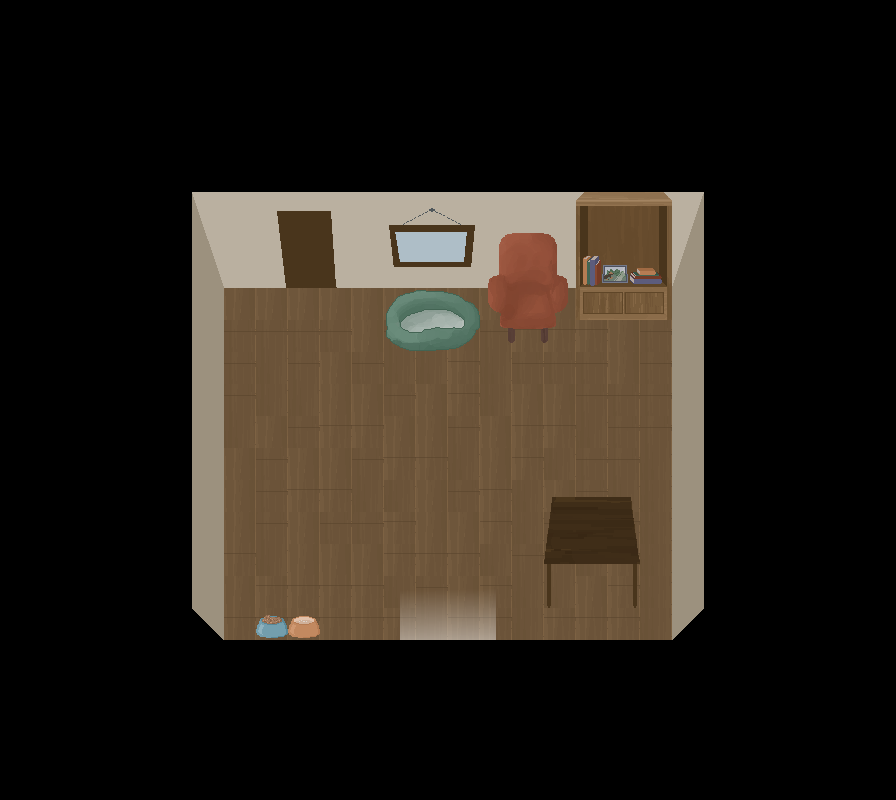

Tiled map render using the project's own tile images. Description and the whole map definition, tile-layer contents included, below:
An orthogonal 28x25 tile map with 32x32 px tiles, 3 tile layers (Calque de Tuiles 1, Calque de Tuiles 2, Calque de Tuiles 3).

<map version="1.9" tiledversion="1.9.2" orientation="orthogonal" renderorder="right-down" width="28" height="25" tilewidth="32" tileheight="32" infinite="0" nextlayerid="4" nextobjectid="1">
 <tileset firstgid="1" name="tileset_interieur" tilewidth="32" tileheight="32" tilecount="196" columns="14">
  <image source="tileset_interieur.png" width="448" height="448" />
  <tile id="0">
   <properties>
    <property name="estSolide" type="bool" value="true" />
   </properties>
  </tile>
  <tile id="1">
   <properties>
    <property name="estSolide" type="bool" value="true" />
   </properties>
  </tile>
  <tile id="2">
   <properties>
    <property name="estSolide" type="bool" value="true" />
   </properties>
  </tile>
  <tile id="3">
   <properties>
    <property name="estSolide" type="bool" value="true" />
   </properties>
  </tile>
  <tile id="4">
   <properties>
    <property name="estSolide" type="bool" value="true" />
   </properties>
  </tile>
  <tile id="5">
   <properties>
    <property name="estSolide" type="bool" value="true" />
   </properties>
  </tile>
  <tile id="6">
   <properties>
    <property name="estSolide" type="bool" value="true" />
   </properties>
  </tile>
  <tile id="14">
   <properties>
    <property name="estSolide" type="bool" value="true" />
   </properties>
  </tile>
  <tile id="15">
   <properties>
    <property name="estSolide" type="bool" value="true" />
   </properties>
  </tile>
  <tile id="16">
   <properties>
    <property name="estSolide" type="bool" value="true" />
   </properties>
  </tile>
  <tile id="17">
   <properties>
    <property name="estSolide" type="bool" value="true" />
   </properties>
  </tile>
  <tile id="18">
   <properties>
    <property name="estSolide" type="bool" value="true" />
   </properties>
  </tile>
  <tile id="19">
   <properties>
    <property name="estSolide" type="bool" value="true" />
   </properties>
  </tile>
  <tile id="20">
   <properties>
    <property name="estSolide" type="bool" value="true" />
   </properties>
  </tile>
  <tile id="28">
   <properties>
    <property name="estSolide" type="bool" value="true" />
   </properties>
  </tile>
  <tile id="29">
   <properties>
    <property name="estSolide" type="bool" value="true" />
   </properties>
  </tile>
  <tile id="30">
   <properties>
    <property name="estSolide" type="bool" value="true" />
   </properties>
  </tile>
  <tile id="31">
   <properties>
    <property name="estSolide" type="bool" value="true" />
   </properties>
  </tile>
  <tile id="32">
   <properties>
    <property name="estSolide" type="bool" value="true" />
   </properties>
  </tile>
  <tile id="33">
   <properties>
    <property name="estSolide" type="bool" value="true" />
   </properties>
  </tile>
  <tile id="34">
   <properties>
    <property name="estSolide" type="bool" value="true" />
   </properties>
  </tile>
  <tile id="42">
   <properties>
    <property name="estSolide" type="bool" value="true" />
   </properties>
  </tile>
  <tile id="45">
   <properties>
    <property name="estSolide" type="bool" value="true" />
   </properties>
  </tile>
  <tile id="46">
   <properties>
    <property name="estSolide" type="bool" value="true" />
   </properties>
  </tile>
  <tile id="47">
   <properties>
    <property name="estSolide" type="bool" value="true" />
   </properties>
  </tile>
  <tile id="48">
   <properties>
    <property name="estSolide" type="bool" value="true" />
   </properties>
  </tile>
  <tile id="56">
   <properties>
    <property name="estSolide" type="bool" value="true" />
   </properties>
  </tile>
  <tile id="59">
   <properties>
    <property name="estSolide" type="bool" value="true" />
   </properties>
  </tile>
  <tile id="70">
   <properties>
    <property name="estSolide" type="bool" value="true" />
   </properties>
  </tile>
  <tile id="71">
   <properties>
    <property name="estSolide" type="bool" value="true" />
   </properties>
  </tile>
  <tile id="72">
   <properties>
    <property name="estSolide" type="bool" value="true" />
   </properties>
  </tile>
  <tile id="73">
   <properties>
    <property name="estSolide" type="bool" value="true" />
   </properties>
  </tile>
  <tile id="74">
   <properties>
    <property name="estSolide" type="bool" value="true" />
   </properties>
  </tile>
  <tile id="75">
   <properties>
    <property name="estSolide" type="bool" value="true" />
   </properties>
  </tile>
  <tile id="76">
   <properties>
    <property name="estSolide" type="bool" value="true" />
   </properties>
  </tile>
  <tile id="77">
   <properties>
    <property name="estSolide" type="bool" value="true" />
   </properties>
  </tile>
  <tile id="84">
   <properties>
    <property name="estSolide" type="bool" value="true" />
   </properties>
  </tile>
  <tile id="85">
   <properties>
    <property name="estSolide" type="bool" value="true" />
   </properties>
  </tile>
  <tile id="86">
   <properties>
    <property name="estSolide" type="bool" value="true" />
   </properties>
  </tile>
  <tile id="87">
   <properties>
    <property name="estSolide" type="bool" value="true" />
   </properties>
  </tile>
  <tile id="88">
   <properties>
    <property name="estSolide" type="bool" value="true" />
   </properties>
  </tile>
  <tile id="89">
   <properties>
    <property name="estSolide" type="bool" value="true" />
   </properties>
  </tile>
  <tile id="91">
   <properties>
    <property name="estSolide" type="bool" value="true" />
   </properties>
  </tile>
  <tile id="98">
   <properties>
    <property name="estSolide" type="bool" value="true" />
   </properties>
  </tile>
  <tile id="99">
   <properties>
    <property name="estSolide" type="bool" value="true" />
   </properties>
  </tile>
  <tile id="100">
   <properties>
    <property name="estSolide" type="bool" value="true" />
   </properties>
  </tile>
  <tile id="101">
   <properties>
    <property name="estSolide" type="bool" value="true" />
   </properties>
  </tile>
  <tile id="102">
   <properties>
    <property name="estSolide" type="bool" value="true" />
   </properties>
  </tile>
  <tile id="103">
   <properties>
    <property name="estSolide" type="bool" value="true" />
   </properties>
  </tile>
  <tile id="104">
   <properties>
    <property name="estSolide" type="bool" value="true" />
   </properties>
  </tile>
  <tile id="112">
   <properties>
    <property name="estSolide" type="bool" value="true" />
   </properties>
  </tile>
  <tile id="113">
   <properties>
    <property name="estSolide" type="bool" value="true" />
   </properties>
  </tile>
  <tile id="114">
   <properties>
    <property name="estSolide" type="bool" value="true" />
   </properties>
  </tile>
  <tile id="115">
   <properties>
    <property name="estSolide" type="bool" value="true" />
   </properties>
  </tile>
  <tile id="116">
   <properties>
    <property name="estSolide" type="bool" value="true" />
   </properties>
  </tile>
  <tile id="117">
   <properties>
    <property name="estSolide" type="bool" value="true" />
   </properties>
  </tile>
  <tile id="118">
   <properties>
    <property name="estSolide" type="bool" value="true" />
   </properties>
  </tile>
  <tile id="129">
   <properties>
    <property name="estSolide" type="bool" value="true" />
   </properties>
  </tile>
  <tile id="130">
   <properties>
    <property name="estSolide" type="bool" value="true" />
   </properties>
  </tile>
  <tile id="131">
   <properties>
    <property name="estSolide" type="bool" value="true" />
   </properties>
  </tile>
  <tile id="132">
   <properties>
    <property name="estSolide" type="bool" value="true" />
   </properties>
  </tile>
 </tileset>
 <layer id="1" name="Calque de Tuiles 1" width="28" height="25">
  <data encoding="csv">
92,92,92,92,92,92,92,92,92,92,92,92,92,92,92,92,92,92,92,92,92,92,92,92,92,92,92,92,
92,92,92,92,92,92,92,92,92,92,92,92,92,92,92,92,92,92,92,92,92,92,92,92,92,92,92,92,
92,92,92,92,92,92,92,92,92,92,92,92,92,92,92,92,92,92,92,92,92,92,92,92,92,92,92,92,
92,92,92,92,92,92,92,92,92,92,92,92,92,92,92,92,92,92,92,92,92,92,92,92,92,92,92,92,
92,92,92,92,92,92,92,92,92,92,92,92,92,92,92,92,92,92,92,92,92,92,92,92,92,92,92,92,
92,92,92,92,92,92,92,92,92,92,92,92,92,92,92,92,92,92,92,92,92,92,92,92,92,92,92,92,
92,92,92,92,92,92,1,2,2,2,2,2,2,2,2,2,2,2,2,2,3,4,92,92,92,92,92,92,
92,92,92,92,92,92,15,16,16,16,16,16,16,16,16,16,16,16,16,16,17,18,92,92,92,92,92,92,
92,92,92,92,92,92,29,30,30,30,30,30,30,30,30,30,30,30,30,30,31,32,92,92,92,92,92,92,
92,92,92,92,92,92,43,44,44,44,44,44,44,44,44,44,44,44,44,44,45,43,92,92,92,92,92,92,
92,92,92,92,92,92,43,45,45,45,45,44,45,45,44,45,58,58,58,44,45,43,92,92,92,92,92,92,
92,92,92,92,92,92,43,45,59,45,44,45,59,59,58,59,45,45,45,44,45,43,92,92,92,92,92,92,
92,92,92,92,92,92,43,45,59,59,44,44,45,44,58,59,44,44,45,45,45,43,92,92,92,92,92,92,
92,92,92,92,92,92,43,59,44,45,58,58,44,44,45,44,58,58,59,45,45,43,92,92,92,92,92,92,
92,92,92,92,92,92,43,44,45,44,44,45,58,58,59,44,58,59,45,45,59,43,92,92,92,92,92,92,
92,92,92,92,92,92,43,44,45,58,58,59,59,44,45,58,59,44,45,59,59,43,92,92,92,92,92,92,
92,92,92,92,92,92,43,44,45,44,45,45,58,44,44,58,59,45,45,58,59,43,92,92,92,92,92,92,
92,92,92,92,92,92,43,58,59,44,44,44,58,58,58,59,45,45,59,58,59,43,92,92,92,92,92,92,
92,92,92,92,92,92,43,44,58,58,58,58,59,45,44,58,59,59,44,58,59,43,92,92,92,92,92,92,
92,92,92,92,92,92,57,58,58,58,58,58,58,59,58,58,59,58,58,58,59,60,92,92,92,92,92,92,
92,92,92,92,92,92,92,92,92,92,92,92,92,92,92,92,92,92,92,92,92,92,92,92,92,92,92,92,
92,92,92,92,92,92,92,92,92,92,92,92,92,92,92,92,92,92,92,92,92,92,92,92,92,92,92,92,
92,92,92,92,92,92,92,92,92,92,92,92,92,92,92,92,92,92,92,92,92,92,92,92,92,92,92,92,
92,92,92,92,92,92,92,92,92,92,92,92,92,92,92,92,92,92,92,92,92,92,92,92,92,92,92,92,
92,92,92,92,92,92,92,92,92,92,92,92,92,92,92,92,92,92,92,92,92,92,92,92,92,92,92,92
</data>
 </layer>
 <layer id="2" name="Calque de Tuiles 2" width="28" height="25">
  <data encoding="csv">
0,0,0,0,0,0,0,0,0,0,0,0,0,0,0,0,0,0,0,0,0,0,0,0,0,0,0,0,
0,0,0,0,0,0,0,0,0,0,0,0,0,0,0,0,0,0,0,0,0,0,0,0,0,0,0,0,
0,0,0,0,0,0,0,0,0,0,0,0,0,0,0,0,0,0,0,0,0,0,0,0,0,0,0,0,
0,0,0,0,0,0,0,0,0,0,0,0,0,0,0,0,0,0,0,0,0,0,0,0,0,0,0,0,
0,0,0,0,0,0,0,0,0,0,0,0,0,0,0,0,0,0,0,0,0,0,0,0,0,0,0,0,
0,0,0,0,0,0,0,0,0,0,0,0,0,0,0,0,0,0,0,0,0,0,0,0,0,0,0,0,
0,0,0,0,0,0,0,0,0,0,0,0,0,0,0,0,0,0,71,72,73,0,0,0,0,0,0,0,
0,0,0,0,0,0,0,0,0,0,0,0,0,0,0,5,6,7,85,86,87,0,0,0,0,0,0,0,
0,0,0,0,0,0,0,0,0,0,0,0,0,0,0,19,20,21,99,100,101,0,0,0,0,0,0,0,
0,0,0,0,0,0,0,0,0,0,0,0,74,75,76,33,34,35,113,114,115,0,0,0,0,0,0,0,
0,0,0,0,0,0,0,0,0,0,0,0,88,89,90,47,48,49,0,0,0,0,0,0,0,0,0,0,
0,0,0,0,0,0,0,0,0,0,0,0,0,0,0,0,50,0,0,0,0,0,0,0,0,0,0,0,
0,0,0,0,0,0,0,0,0,0,0,0,0,0,0,0,64,0,0,0,0,0,0,0,0,0,0,0,
0,0,0,0,0,0,0,0,0,0,0,0,0,0,0,0,0,0,0,0,0,0,0,0,0,0,0,0,
0,0,0,0,0,0,0,0,0,0,0,0,0,0,0,0,0,0,0,0,0,0,0,0,0,0,0,0,
0,0,0,0,0,0,0,0,0,0,0,0,0,0,0,0,0,103,104,105,0,0,0,0,0,0,0,0,
0,0,0,0,0,0,0,0,0,0,0,0,0,0,0,0,0,117,118,119,0,0,0,0,0,0,0,0,
0,0,0,0,0,0,0,0,0,0,0,0,0,0,0,0,0,131,132,133,0,0,0,0,0,0,0,0,
0,0,0,0,0,0,0,0,0,0,0,0,169,170,171,172,0,145,146,147,0,0,0,0,0,0,0,0,
0,0,0,0,0,0,0,0,78,77,0,0,183,184,185,186,0,0,0,0,0,0,0,0,0,0,0,0,
0,0,0,0,0,0,0,0,0,0,0,0,0,0,0,0,0,0,0,0,0,0,0,0,0,0,0,0,
0,0,0,0,0,0,0,0,0,0,0,0,0,0,0,0,0,0,0,0,0,0,0,0,0,0,0,0,
0,0,0,0,0,0,0,0,0,0,0,0,0,0,0,0,0,0,0,0,0,0,0,0,0,0,0,0,
0,0,0,0,0,0,0,0,0,0,0,0,0,0,0,0,0,0,0,0,0,0,0,0,0,0,0,0,
0,0,0,0,0,0,0,0,0,0,0,0,0,0,0,0,0,0,0,0,0,0,0,0,0,0,0,0
</data>
 </layer>
 <layer id="3" name="Calque de Tuiles 3" width="28" height="25">
  <data encoding="csv">
0,0,0,0,0,0,0,0,0,0,0,0,0,0,0,0,0,0,0,0,0,0,0,0,0,0,0,0,
0,0,0,0,0,0,0,0,0,0,0,0,0,0,0,0,0,0,0,0,0,0,0,0,0,0,0,0,
0,0,0,0,0,0,0,0,0,0,0,0,0,0,0,0,0,0,0,0,0,0,0,0,0,0,0,0,
0,0,0,0,0,0,0,0,0,0,0,0,0,0,0,0,0,0,0,0,0,0,0,0,0,0,0,0,
0,0,0,0,0,0,0,0,0,0,0,0,0,0,0,0,0,0,0,0,0,0,0,0,0,0,0,0,
0,0,0,0,0,0,0,0,0,0,0,0,0,0,0,0,0,0,0,0,0,0,0,0,0,0,0,0,
0,0,0,0,0,0,0,0,166,167,168,0,127,128,129,0,0,0,0,0,0,0,0,0,0,0,0,0,
0,0,0,0,0,0,0,0,180,181,182,0,141,142,143,0,0,0,0,0,0,0,0,0,0,0,0,0,
0,0,0,0,0,0,0,0,194,195,196,0,155,156,157,0,0,0,61,62,63,0,0,0,0,0,0,0,
0,0,0,0,0,0,0,0,0,0,0,0,0,0,0,0,0,0,0,0,0,0,0,0,0,0,0,0,
0,0,0,0,0,0,0,0,0,0,0,0,0,0,0,0,0,0,0,0,0,0,0,0,0,0,0,0,
0,0,0,0,0,0,0,0,0,0,0,0,0,0,0,0,0,0,0,0,0,0,0,0,0,0,0,0,
0,0,0,0,0,0,0,0,0,0,0,0,0,0,0,0,0,0,0,0,0,0,0,0,0,0,0,0,
0,0,0,0,0,0,0,0,0,0,0,0,0,0,0,0,0,0,0,0,0,0,0,0,0,0,0,0,
0,0,0,0,0,0,0,0,0,0,0,0,0,0,0,0,0,0,0,0,0,0,0,0,0,0,0,0,
0,0,0,0,0,0,0,0,0,0,0,0,0,0,0,0,0,0,0,0,0,0,0,0,0,0,0,0,
0,0,0,0,0,0,0,0,0,0,0,0,0,0,0,0,0,0,0,0,0,0,0,0,0,0,0,0,
0,0,0,0,0,0,0,0,0,0,0,0,0,0,0,0,0,0,0,0,0,0,0,0,0,0,0,0,
0,0,0,0,0,0,0,0,0,0,0,0,0,0,0,0,0,0,0,0,0,0,0,0,0,0,0,0,
0,0,0,0,0,0,0,0,0,0,0,0,0,0,0,0,0,0,0,0,0,0,0,0,0,0,0,0,
0,0,0,0,0,0,0,0,0,0,0,0,0,0,0,0,0,0,0,0,0,0,0,0,0,0,0,0,
0,0,0,0,0,0,0,0,0,0,0,0,0,0,0,0,0,0,0,0,0,0,0,0,0,0,0,0,
0,0,0,0,0,0,0,0,0,0,0,0,0,0,0,0,0,0,0,0,0,0,0,0,0,0,0,0,
0,0,0,0,0,0,0,0,0,0,0,0,0,0,0,0,0,0,0,0,0,0,0,0,0,0,0,0,
0,0,0,0,0,0,0,0,0,0,0,0,0,0,0,0,0,0,0,0,0,0,0,0,0,0,0,0
</data>
 </layer>
</map>
